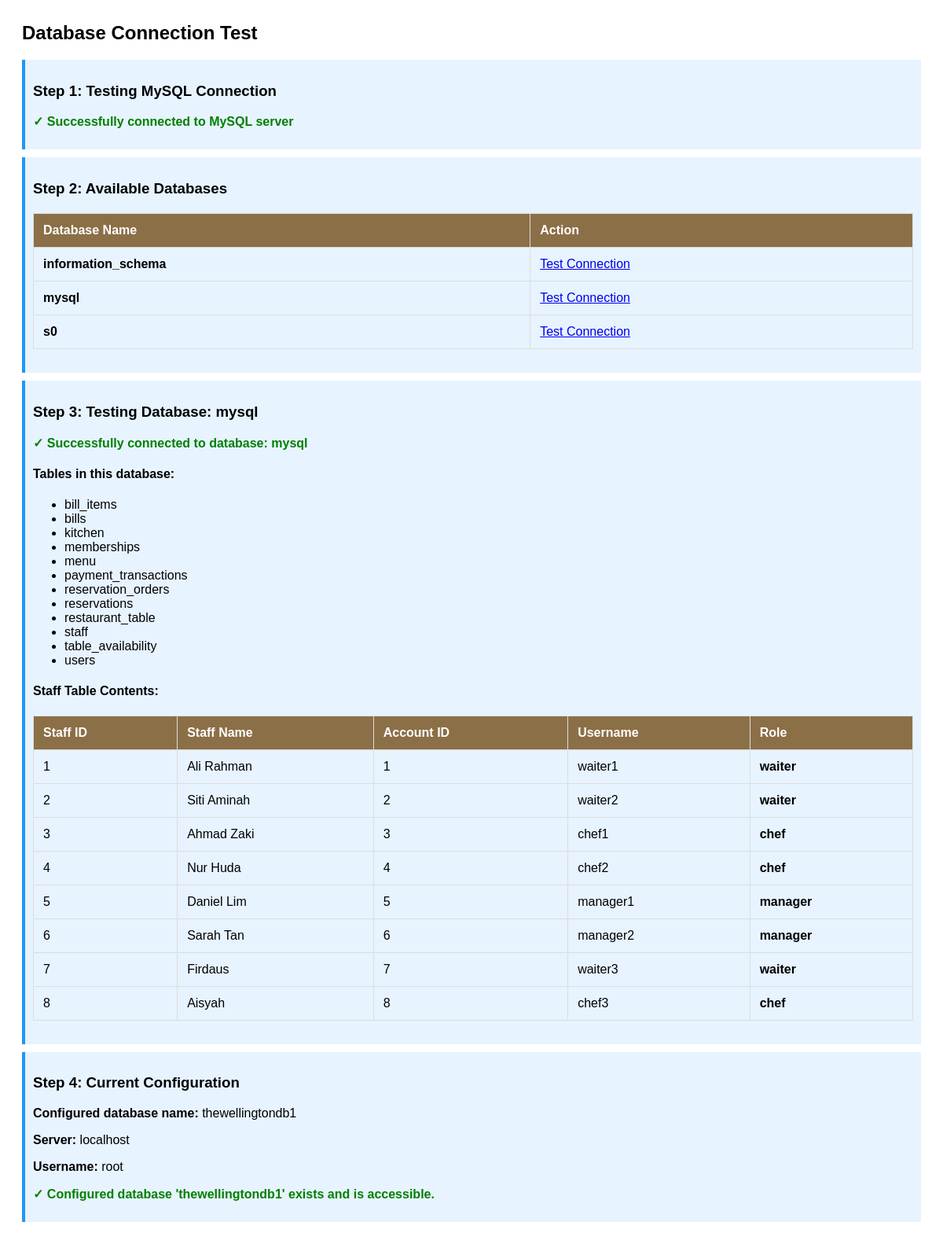
/test_db_connection.php?test_db=mysql, run on the app's committed database.
### tables this page shows
CREATE TABLE IF NOT EXISTS Staff (
    staff_id INT PRIMARY KEY AUTO_INCREMENT,
    staff_name VARCHAR(100) NOT NULL,
    account_id INT NOT NULL,
    role VARCHAR(50) NOT NULL,
    FOREIGN KEY (account_id) REFERENCES Users(user_id)
);

CREATE TABLE IF NOT EXISTS Users (
    user_id INT PRIMARY KEY AUTO_INCREMENT,
    username VARCHAR(50) NOT NULL UNIQUE,
    password VARCHAR(255) NOT NULL,
    full_name VARCHAR(100) NOT NULL,
    email VARCHAR(100) NOT NULL UNIQUE,
    phone VARCHAR(20),
    role VARCHAR(30) NOT NULL,
    register_time TIMESTAMP DEFAULT CURRENT_TIMESTAMP
);

### test_db_connection.php (the view, shortened to what this page needs)
<?php
$servername = "localhost";
$username = "root";
$password = "";
echo "<h2>Database Connection Test</h2>";
echo "<div class='info'><h3>Step 1: Testing MySQL Connection</h3>";
try {
    $conn = new mysqli($servername, $username, $password);
    if ($conn->connect_error) {
        echo "<p class='error'>Connection failed: " . $conn->connect_error . "</p>";
        die();
    } else {
        echo "<p class='success'>✓ Successfully connected to MySQL server</p>";
    }
    echo "</div><div class='info'><h3>Step 2: Available Databases</h3>";
    $result = $conn->query("SHOW DATABASES");
    if ($result && $result->num_rows > 0) {
        echo "<table><tr><th>Database Name</th><th>Action</th></tr>";
        while ($row = $result->fetch_assoc()) {
            $dbName = $row['Database'];
            $isWellington = (stripos($dbName, 'wellington') !== false);
            $highlight = $isWellington ? "style='background-color: #fff3cd;'" : "";
            echo "<tr $highlight>";
            echo "<td><strong>" . htmlspecialchars($dbName) . "</strong></td>";
            echo "<td><a href='?test_db=" . urlencode($dbName) . "'>Test Connection</a></td>";
            echo "</tr>";
        }
        echo "</table>";
    }
    $testDb = $_GET['test_db'] ?? '';
    if ($testDb) {
        echo "</div><div class='info'><h3>Step 3: Testing Database: " . htmlspecialchars($testDb) . "</h3>";
        $testConn = new mysqli($servername, $username, $password, $testDb);
        if ($testConn->connect_error) {
            echo "<p class='error'>✗ Failed to connect to database: " . $testConn->connect_error . "</p>";
        } else {
            echo "<p class='success'>✓ Successfully connected to database: " . htmlspecialchars($testDb) . "</p>";
            $tablesResult = $testConn->query("SHOW TABLES");
            if ($tablesResult && $tablesResult->num_rows > 0) {
                echo "<h4>Tables in this database:</h4><ul>";
                while ($table = $tablesResult->fetch_array()) {
                    echo "<li>" . htmlspecialchars($table[0]) . "</li>";
                }
                echo "</ul>";
            }
            $staffCheck = $testConn->query("SHOW TABLES LIKE 'Staff'");
            if ($staffCheck && $staffCheck->num_rows > 0) {
                echo "<h4>Staff Table Contents:</h4>";
                $staffResult = $testConn->query("SELECT s.*, u.username, u.full_name FROM Staff s LEFT JOIN Users u ON s.account_id = u.user_id LIMIT 20");
                if ($staffResult && $staffResult->num_rows > 0) {
                    echo "<table><tr><th>Staff ID</th><th>Staff Name</th><th>Account ID</th><th>Username</th><th>Role</th></tr>";
                    while ($staff = $staffResult->fetch_assoc()) {
                        $isCashier = (strtolower($staff['role']) === 'cashier');
                        $highlight = $isCashier ? "style='background-color: #d4edda;'" : "";
                        echo "<tr $highlight>";
                        echo "<td>" . htmlspecialchars($staff['staff_id']) . "</td>";
                        echo "<td>" . htmlspecialchars($staff['staff_name']) . "</td>";
                        echo "<td>" . htmlspecialchars($staff['account_id']) . "</td>";
                        echo "<td>" . htmlspecialchars($staff['username'] ?? 'N/A') . "</td>";
                        echo "<td><strong>" . htmlspecialchars($staff['role']) . "</strong></td>";
                        echo "</tr>";
                    }
                    echo "</table>";
                } else {
                    echo "<p>No staff records found.</p>";
                }
            } else {
                echo "<p class='error'>Staff table does not exist in this database.</p>";
            }
        }
    }
    echo "</div><div class='info'><h3>Step 4: Current Configuration</h3>";
    echo "<p><strong>Configured database name:</strong> thewellingtondb1</p>";
    echo "<p><strong>Server:</strong> $servername</p>";
    echo "<p><strong>Username:</strong> $username</p>";
    $configuredDb = "thewellingtondb1";
    $testConn = new mysqli($servername, $username, $password, $configuredDb);
    if ($testConn->connect_error) {
        echo "<p class='error'>✗ Configured database '$configuredDb' does not exist or connection failed.</p>";
        echo "<p>Please check if your database name is correct. You mentioned 'thewellingtondt1' - did you mean that?</p>";
    } else {
        echo "<p class='success'>✓ Configured database '$configuredDb' exists and is accessible.</p>";
    }
} catch (Exception $e) {
    echo "<p class='error'>Error: " . $e->getMessage() . "</p>";
}
?>

### test_db_connection.php (style rules this page uses)
table { border-collapse: collapse; width: 100%; margin: 20px 0; }
th, td { border: 1px solid #ddd; padding: 12px; text-align: left; }
th { background-color: #8b6f47; color: white; }
.success { color: green; font-weight: bold; }
.info { background-color: #e7f3ff; padding: 10px; margin: 10px 0; border-left: 4px solid #2196F3; }

### data on the page
staff: staff_id "1", staff_name "Ali Rahman", account "1", account.username "waiter1", role "waiter"
staff: staff_id "2", staff_name "Siti Aminah", account "2", account.username "waiter2", role "waiter"
staff: staff_id "3", staff_name "Ahmad Zaki", account "3", account.username "chef1", role "chef"
staff: staff_id "4", staff_name "Nur Huda", account "4", account.username "chef2", role "chef"
staff: staff_id "5", staff_name "Daniel Lim", account "5", account.username "manager1", role "manager"
staff: staff_id "6", staff_name "Sarah Tan", account "6", account.username "manager2", role "manager"
staff: staff_id "7", staff_name "Firdaus", account "7", account.username "waiter3", role "waiter"
staff: staff_id "8", staff_name "Aisyah", account "8", account.username "chef3", role "chef"

### other printed values
$dbName "information_schema"
$dbName "mysql"
$dbName "s0"
$testDb "mysql"
$table[0] "bill_items"
$table[0] "bills"
$table[0] "kitchen"
$table[0] "memberships"
$table[0] "menu"
$table[0] "payment_transactions"
$table[0] "reservation_orders"
$table[0] "reservations"
$table[0] "restaurant_table"
$table[0] "staff"
$table[0] "table_availability"
